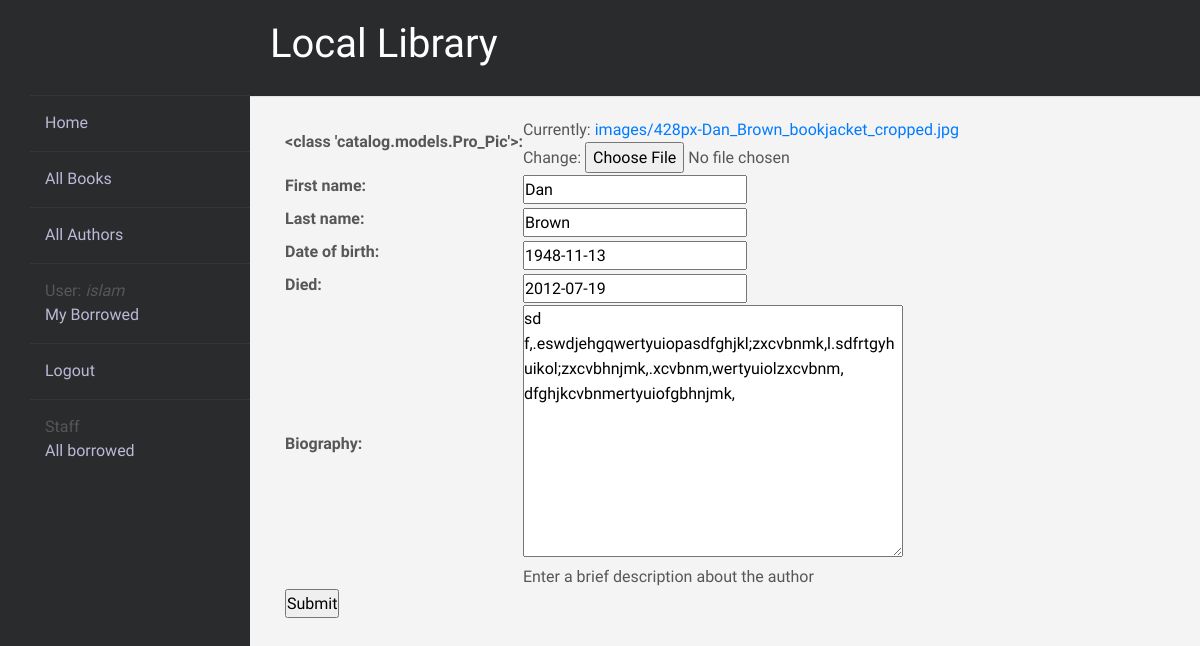
/catalog/author/1/update/ (signed in), run on an earlier commit of the app's database.
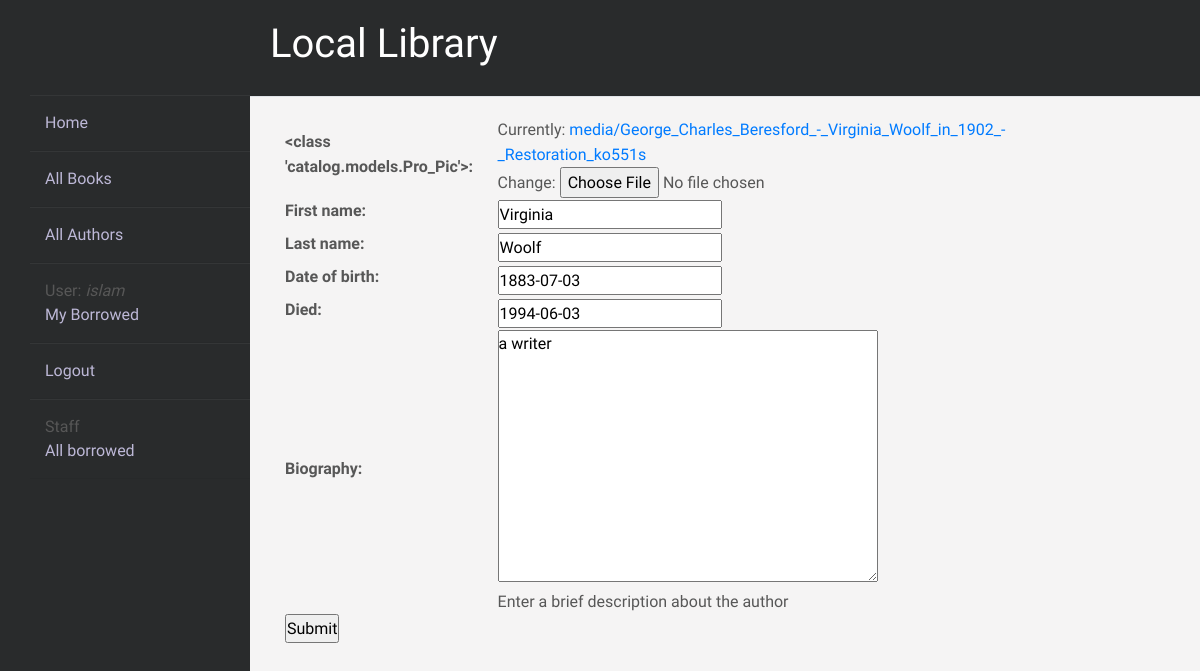
And on a later commit of the database.
### catalog/models.py (models this page shows, shortened)
class Author(models.Model):
    profile_picture = models.ImageField(Pro_Pic, default='media/default_author.jpg')
    first_name = models.CharField(max_length=100)
    last_name = models.CharField(max_length=100)
    date_of_birth = models.DateField(null=True, blank=True)
    date_of_death = models.DateField('died', null=True, blank=True)
    biography = models.TextField(
    max_length=1000, null=True, blank=True, help_text="Enter a brief description about the author")
    class Meta:
        ordering = ['last_name', 'first_name']

### catalog/views.py (the view)
class AuthorUpdate(PermissionRequiredMixin, UpdateView):
    model = Author
    fields = ['profile_picture', 'first_name', 'last_name', 'date_of_birth', 'date_of_death','biography']
    permission_required = 'catalog.can_mark_returned'

### catalog/templates/catalog/author_form.html (shortened to what this page needs)
{% extends "base_generic.html" %}
{% block content %}
<form action="" method="post">
  <table>
    {{ form.as_table }}
  </table>
  <input type="submit" value="Submit" />
</form>
{% endblock %}

What changed in the data, as far as the page shows it:
changed Author: first_name "Dan" → "Virginia"; last_name "Brown" → "Woolf"; date_of_birth "1948-11-13" → "1883-07-03"; date_of_death "2012-07-19" → "1994-06-03"; biography "sd f,.eswdjehgqwertyuiopasdfghjkl;zxcvbnmk,l.sdfrtgyhuikol;zxcvbhnjmk,.xcvbnm,wertyuiolzxcvbnm, dfghjkcvbnmertyuiofgbhnjmk," → "a writer"
Also different on the page:
text no longer shown: "<class 'catalog.models.Pro_Pic'>: Currently: images/428px-Dan_Brown_bookjacket_cropped.jpg Change: First name: Last name: Date of birth: Died: Biography: Enter a brief description about the author"
text now shown: "<class 'catalog.models.Pro_Pic'>: Currently: media/George_Charles_Beresford_-_Virginia_Woolf_in_1902_-_Restoration_ko551s Change: First name: Last name: Date of birth: Died: Biography: Enter a brief description about the author"
